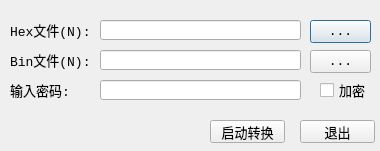
<?xml version="1.0" encoding="UTF-8"?>
<ui version="4.0">
 <class>HexToBinDialog</class>
 <widget class="QDialog" name="HexToBinDialog">
  <property name="geometry">
   <rect>
    <x>0</x>
    <y>0</y>
    <width>380</width>
    <height>151</height>
   </rect>
  </property>
  <property name="windowTitle">
   <string>HexToBin</string>
  </property>
  <widget class="QLabel" name="labelHexFileName">
   <property name="geometry">
    <rect>
     <x>10</x>
     <y>20</y>
     <width>91</width>
     <height>20</height>
    </rect>
   </property>
   <property name="font">
    <font>
     <family>Courier New</family>
     <pointsize>10</pointsize>
     <weight>50</weight>
     <bold>false</bold>
    </font>
   </property>
   <property name="text">
    <string>Hex文件(N):</string>
   </property>
  </widget>
  <widget class="QLabel" name="labelBinFileName">
   <property name="geometry">
    <rect>
     <x>10</x>
     <y>50</y>
     <width>91</width>
     <height>20</height>
    </rect>
   </property>
   <property name="font">
    <font>
     <family>Courier New</family>
     <pointsize>10</pointsize>
    </font>
   </property>
   <property name="text">
    <string>Bin文件(N):</string>
   </property>
  </widget>
  <widget class="QLineEdit" name="lineEditHexFileName">
   <property name="geometry">
    <rect>
     <x>100</x>
     <y>20</y>
     <width>201</width>
     <height>20</height>
    </rect>
   </property>
  </widget>
  <widget class="QLineEdit" name="lineEditBinFileName">
   <property name="geometry">
    <rect>
     <x>100</x>
     <y>50</y>
     <width>201</width>
     <height>20</height>
    </rect>
   </property>
  </widget>
  <widget class="QPushButton" name="pushButtonHexFile">
   <property name="geometry">
    <rect>
     <x>310</x>
     <y>20</y>
     <width>61</width>
     <height>23</height>
    </rect>
   </property>
   <property name="font">
    <font>
     <family>Courier New</family>
     <pointsize>10</pointsize>
    </font>
   </property>
   <property name="text">
    <string>...</string>
   </property>
  </widget>
  <widget class="QPushButton" name="pushButtonBinFile">
   <property name="geometry">
    <rect>
     <x>310</x>
     <y>50</y>
     <width>61</width>
     <height>23</height>
    </rect>
   </property>
   <property name="font">
    <font>
     <family>Courier New</family>
     <pointsize>10</pointsize>
    </font>
   </property>
   <property name="text">
    <string>...</string>
   </property>
  </widget>
  <widget class="QPushButton" name="pushButtonStartConvert">
   <property name="geometry">
    <rect>
     <x>210</x>
     <y>120</y>
     <width>75</width>
     <height>23</height>
    </rect>
   </property>
   <property name="font">
    <font>
     <family>Courier New</family>
     <pointsize>10</pointsize>
    </font>
   </property>
   <property name="text">
    <string>启动转换</string>
   </property>
  </widget>
  <widget class="QCheckBox" name="checkBoxEncryption">
   <property name="geometry">
    <rect>
     <x>320</x>
     <y>80</y>
     <width>51</width>
     <height>20</height>
    </rect>
   </property>
   <property name="font">
    <font>
     <family>Courier New</family>
     <pointsize>10</pointsize>
    </font>
   </property>
   <property name="text">
    <string>加密</string>
   </property>
  </widget>
  <widget class="QLineEdit" name="lineEditPassword">
   <property name="geometry">
    <rect>
     <x>100</x>
     <y>80</y>
     <width>201</width>
     <height>20</height>
    </rect>
   </property>
  </widget>
  <widget class="QLabel" name="labelPassword">
   <property name="geometry">
    <rect>
     <x>10</x>
     <y>80</y>
     <width>91</width>
     <height>20</height>
    </rect>
   </property>
   <property name="font">
    <font>
     <family>Courier New</family>
     <pointsize>10</pointsize>
    </font>
   </property>
   <property name="text">
    <string>输入密码:</string>
   </property>
  </widget>
  <widget class="QPushButton" name="pushButtonExit">
   <property name="geometry">
    <rect>
     <x>300</x>
     <y>120</y>
     <width>75</width>
     <height>23</height>
    </rect>
   </property>
   <property name="font">
    <font>
     <family>Courier New</family>
     <pointsize>10</pointsize>
    </font>
   </property>
   <property name="text">
    <string>退出</string>
   </property>
  </widget>
 </widget>
 <resources/>
 <connections/>
</ui>
